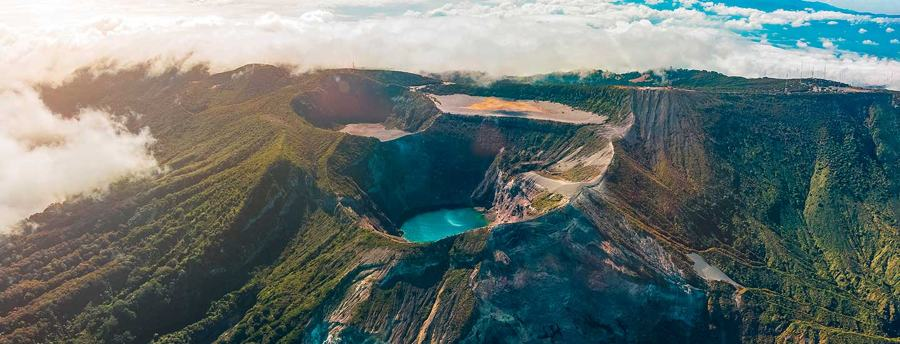
#> input picture assets/volcanes/irazu.jpg, 900 x 344 px
$ python -i camaras_casa.py   (imports and definitions only)
#> lines starting #> are read from the running program, lines starting #| are printed output that depends on the picture
#> further down, picture is the input picture: PIL image 900x344 RGB; mean R, G, B 103.9, 116.2, 113.3
#!/usr/bin/env python3
"""RainTrack CR - lector de cámaras de casa (para una tablet/teléfono Android con Termux).

Cada pocos minutos saca 3 fotos seguidas (medio segundo entre una y otra) de cada cámara por RTSP
(dentro de tu red de casa), calcula un resumen numérico (brillo, contraste, color, cuánto se mueve la
imagen...) y envía SOLO esos números a un tema privado de ntfy. Las fotos se borran al instante y
nunca salen de tu casa.

Uso:  python camaras_casa.py            (queda corriendo)
      python camaras_casa.py --una-vez  (una sola ronda, para probar)
"""
from __future__ import annotations

import argparse
import json
import subprocess
import sys
import tempfile
import time
import urllib.error
import urllib.request
from array import array
from datetime import datetime, timezone
from pathlib import Path

from PIL import Image, ImageChops, ImageFilter, ImageOps, ImageStat

CONFIG_PATH = Path(__file__).with_name("config.json")


def extract_features(image: Image.Image) -> dict:
    """Misma fórmula que usa el bot con las cámaras públicas (scripts/camera_training.py)."""
    width, height = 128, 96
    rgb = image.convert("RGB").resize((width, height))
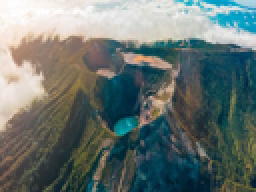
#> rgb: PIL image 128x96 RGB (shown 2 times larger); mean R, G, B 103.9, 116.2, 113.3
    gray = ImageOps.grayscale(rgb)
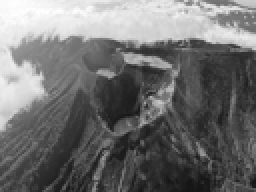
#> gray: PIL image 128x96 L (shown 2 times larger); min 20, max 255, mean 112.2
    third = height // 3

    def mean_std(im):
        stat = ImageStat.Stat(im)
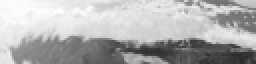
#> im: PIL image 128x32 L (shown 2 times larger); min 41, max 255, mean 176.5
        return float(stat.mean[0]), float(stat.stddev[0])

    sky_mean, sky_std = mean_std(gray.crop((0, 0, width, third)))
#> sky_mean = 176.5; sky_std = 60.81
    ground_mean, ground_std = mean_std(gray.crop((0, third, width, height)))
#> in mean_std (call 2), `stat = ImageStat.Stat(im)`:
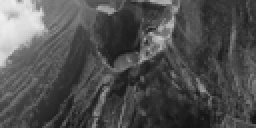
#> im: PIL image 128x64 L (shown 2 times larger); min 20, max 239, mean 80.1
#> ground_mean = 80.05; ground_std = 43.87
    all_mean, all_std = mean_std(gray)
#> all_mean = 112.2; all_std = 67.69
    edges = gray.filter(ImageFilter.FIND_EDGES)
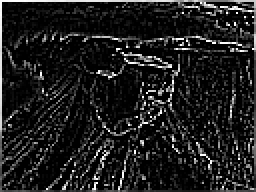
#> edges: PIL image 128x96 L (shown 2 times larger); min 0, max 255, mean 30
    edge_all, _ = mean_std(edges)
#> edge_all = 29.98
    edge_sky, _ = mean_std(edges.crop((0, 0, width, third)))
#> in mean_std (call 5), `stat = ImageStat.Stat(im)`:
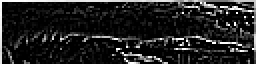
#> im: PIL image 128x32 L (shown 2 times larger); min 0, max 255, mean 33
#> edge_sky = 33.04
    saturation = float(ImageStat.Stat(rgb.convert("HSV")).mean[1])
#> saturation = 87.23
    sky_rgb = ImageStat.Stat(rgb.crop((0, 0, width, third))).mean
#> sky_rgb = [170.2, 179.5, 177.3]
    histogram = gray.histogram()
#> histogram = 256 values, max 147 at index 51, min 0 at index 0, mean 48
    total = max(1, sum(histogram))
#> total = 12288
    return {
        "luma": round(all_mean, 1), "contrast": round(all_std, 1),
        "sky_luma": round(sky_mean, 1), "sky_contrast": round(sky_std, 1),
        "ground_luma": round(ground_mean, 1), "ground_contrast": round(ground_std, 1),
        "edges": round(edge_all, 2), "sky_edges": round(edge_sky, 2),
        "saturation": round(saturation, 1),
        "sky_blue_ratio": round(float(sky_rgb[2]) / max(1.0, float(sky_rgb[0])), 3),
        "bright_frac": round(sum(histogram[200:]) / total, 3),
        "dark_frac": round(sum(histogram[:40]) / total, 3),
    }


# [4 lines left out: function quality_of, not called in this run]


BURST_FRAMES = 3
BURST_FPS = 2  # una foto cada medio segundo


# [26 lines left out: function motion_features, not called in this run]


# Zonas para las salpicaduras (fracciones de ancho/alto de la imagen). Por defecto, las de casa-patio:
# la calle (al aire libre, sin plantas) y la pared del corredor (techada). Se cambian por cámara en
# config.json con "zona_lluvia" y "zona_techada": [x0, y0, x1, y1].
DEFAULT_RAIN_ZONE = (0.0, 0.20, 0.55, 0.50)
DEFAULT_ROOF_ZONE = (0.80, 0.62, 0.98, 0.95)   # centro de la pared, lejos de la baranda y el goteo del techo
SPLASH_WIDTH = 640
SPLASH_DIFF = 12


# [60 lines left out: functions splash_features, grab_burst, not called in this run]


def grab_frame(rtsp_url: str, timeout: int = 25) -> Image.Image:
    """Una sola foto (se conserva por compatibilidad)."""
    return grab_burst(rtsp_url, timeout)[0]


# [22 lines left out: functions analyze, build_message, not called in this run]


MIN_INTERVAL_SECONDS = 480   # ntfy
FAST_INTERVAL_SECONDS = 120  # lecturas al Worker


# [5 lines left out: function send, not called in this run]


LAST_NTFY: dict[str, float] = {}


# [31 lines left out: function run_round, not called in this run]


# Direcciones RTSP habituales de cámaras económicas (iCSee/XMeye y similares). {ip} y {clave} se rellenan.
CANDIDATE_PATHS = [
    "rtsp://{ip}:554/user=admin&password={clave}&channel=1&stream=0.sdp?real_stream",
    "rtsp://{ip}:554/user=admin&password={clave}&channel=1&stream=1.sdp?real_stream",
    "rtsp://admin:{clave}@{ip}:554/user=admin&password={clave}&channel=1&stream=0.sdp?real_stream",
    "rtsp://admin:{clave}@{ip}:554/h264/ch1/main/av_stream",
    "rtsp://admin:{clave}@{ip}:554/cam/realmonitor?channel=1&subtype=0",
    "rtsp://admin:{clave}@{ip}:554/Streaming/Channels/101",
    "rtsp://admin:{clave}@{ip}:554/11",
    "rtsp://admin:{clave}@{ip}:554/live/ch0",
    "rtsp://admin:{clave}@{ip}:554/",
]


# [79 lines left out: functions discover, upload_debug_frames, main, not called in this run]


# [2 lines not run here, left out]

>>> from PIL import Image
>>> picture = Image.open('../../assets/volcanes/irazu.jpg')
>>> result = extract_features(picture)
#> result = 12 items

$ run again, on assets/volcanes/arenal.jpg
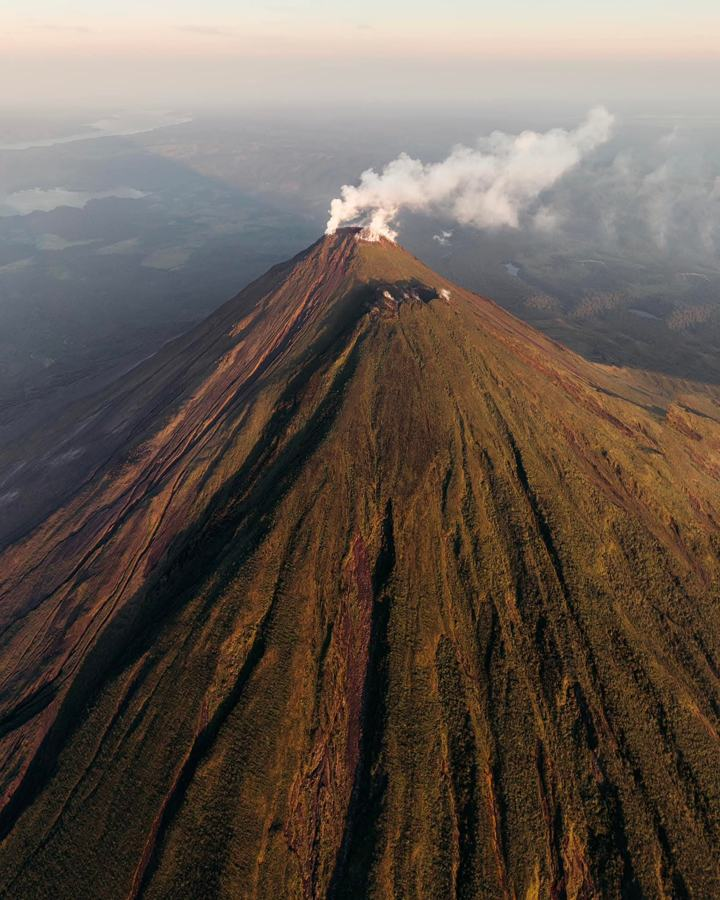
#> input picture assets/volcanes/arenal.jpg, 720 x 900 px
#> picture is the input picture: PIL image 720x900 RGB; mean R, G, B 101.1, 89.4, 80.3
#> sky_mean = 169.8; sky_std = 45
#> im: PIL image 128x64 L
#> ground_mean = 52.89; ground_std = 23.24
#> all_mean = 91.88; all_std = 63.84
#> in extract_features, `edges = gray.filter(ImageFilter.FIND_EDGES)`:
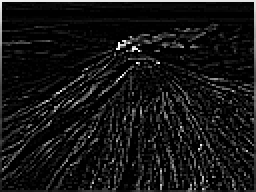
#> edges: PIL image 128x96 L (shown 2 times larger); min 0, max 255, mean 20.8
#> edge_all = 20.8
#> in mean_std (call 5), `stat = ImageStat.Stat(im)`:
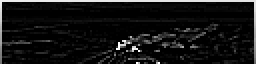
#> im: PIL image 128x32 L (shown 2 times larger); min 0, max 255, mean 19.6
#> edge_sky = 19.59
#> saturation = 84.5
#> sky_rgb = [173, 168.9, 166.4]
#> histogram = 256 values, max 167 at index 61, min 0 at index 0, mean 48
#> total = 12288
#> result = 12 items

$ run again, on assets/volcanes/barva.jpg
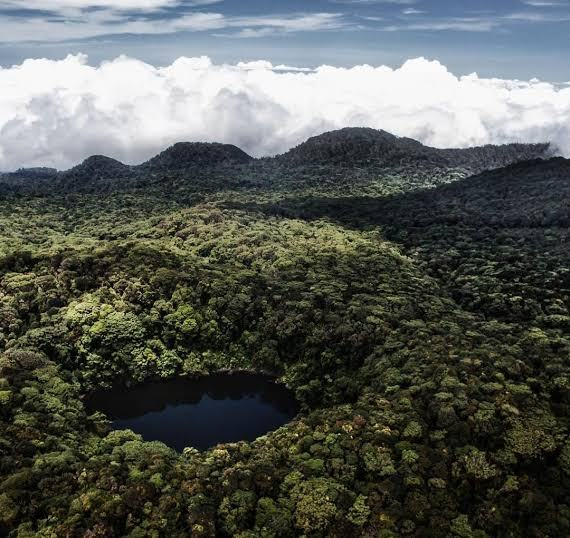
#> input picture assets/volcanes/barva.jpg, 570 x 538 px
#> picture is the input picture: PIL image 570x538 RGB; mean R, G, B 87, 90.9, 85.8
#> sky_mean = 172.2; sky_std = 64.31
#> im: PIL image 128x64 L
#> ground_mean = 47.69; ground_std = 28.18
#> all_mean = 89.19; all_std = 73.16
#> in extract_features, `edges = gray.filter(ImageFilter.FIND_EDGES)`:
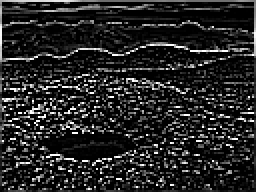
#> edges: PIL image 128x96 L (shown 2 times larger); min 0, max 255, mean 37.6
#> edge_all = 37.61
#> in mean_std (call 5), `stat = ImageStat.Stat(im)`:
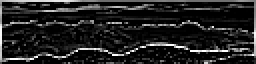
#> im: PIL image 128x32 L (shown 2 times larger); min 0, max 255, mean 33.6
#> edge_sky = 33.58
#> saturation = 66.12
#> sky_rgb = [164.6, 173.6, 184.7]
#> histogram = 256 values, max 215 at index 248, min 0 at index 0, mean 48
#> total = 12288
#> result = 12 items

$ run again, on assets/volcanes/miravalles.jpg
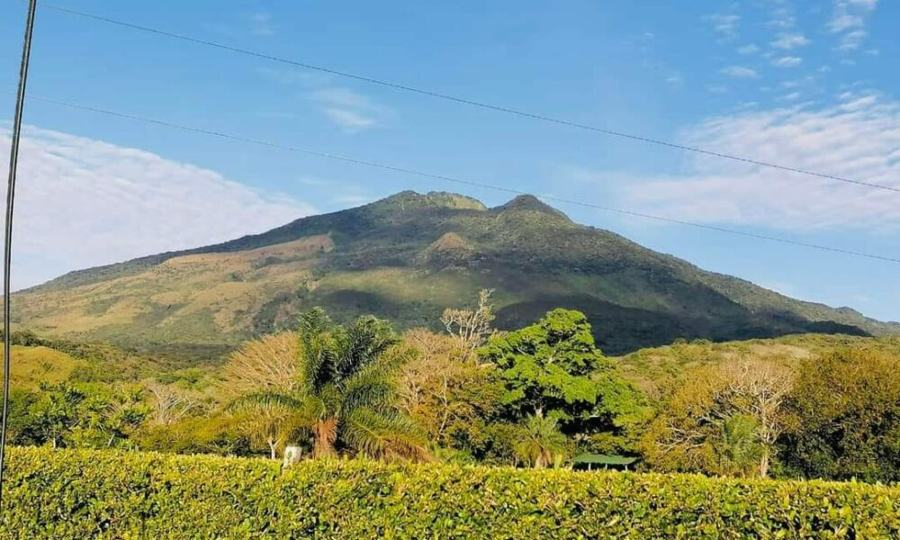
#> input picture assets/volcanes/miravalles.jpg, 900 x 540 px
#> picture is the input picture: PIL image 900x540 RGB; mean R, G, B 133.3, 150.1, 137.1
#> sky_mean = 168.2; sky_std = 17.25
#> im: PIL image 128x64 L
#> ground_mean = 131.3; ground_std = 42.71
#> all_mean = 143.6; all_std = 40.23
#> in extract_features, `edges = gray.filter(ImageFilter.FIND_EDGES)`:
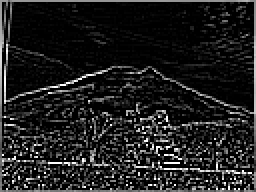
#> edges: PIL image 128x96 L (shown 2 times larger); min 0, max 255, mean 31.2
#> edge_all = 31.21
#> in mean_std (call 5), `stat = ImageStat.Stat(im)`:
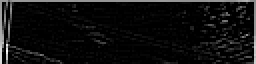
#> im: PIL image 128x32 L (shown 2 times larger); min 0, max 255, mean 15
#> edge_sky = 15.03
#> saturation = 109.3
#> sky_rgb = [127.7, 178.6, 220.8]
#> histogram = 256 values, max 227 at index 149, min 0 at index 0, mean 48
#> total = 12288
#> result = 12 items
